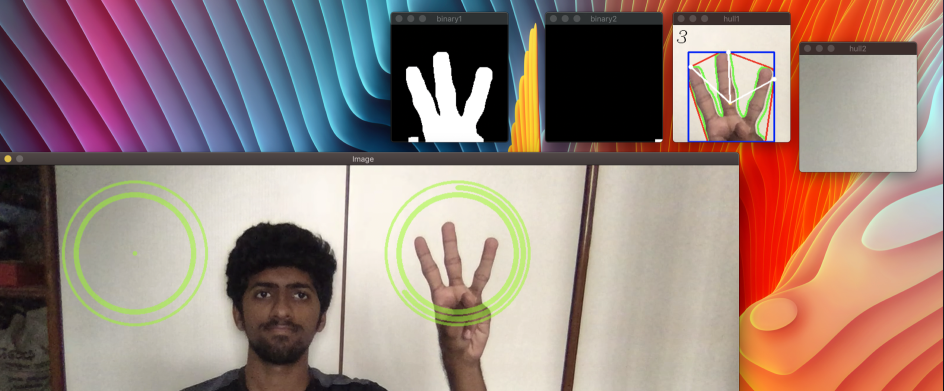
//> input picture Images/Detecting.png, 1888 x 782 px, given in place of the camera (shown at 1/2 size)
$ ./Main   (built with g++ and OpenCV 4)
//> lines starting //> are read from the running program, lines starting //| are printed output that depends on the picture; after the words box and inside, x2 and y2 are one past the last pixel; in counts of white or black regions, pixels touching at a corner belong together
//
//  Final2.cpp
//  opencvtest2
//
//  Created by Surya Dheeshjith on 14/11/18.
//  Copyright © 2018 Surya Dheeshjith. All rights reserved.
//


#include "opencv2/opencv.hpp"
#include "lift_helper.h"
#include <math.h>
#include<stdio.h>

#define SENSIB 20
using namespace std;
using namespace cv;

const Rect a=Rect(701,51,200,200);
const Rect q=Rect(150,51,200,200);

string i2s(int i)
{
    string s="";
    string st;
    while(i>0)
    {
        s+=((i%10)+'0');
        i/=10;
    }
    if (s=="") s="0";
    st=s;
    for(int i=0;i<s.length();i++)  st[s.length()-1-i]=s[i];
    return st;
}
void filterpixels(Mat &bin)//erode reducuction followed by enlargement by dilate.
{

    Mat erode_1 = getStructuringElement( MORPH_RECT,Size(3,3));
    Mat dilate_1 = getStructuringElement( MORPH_RECT,Size(4,4));
    for (int i=0;i<4;++i) erode(bin,bin,erode_1);
    for (int i=0;i<4;++i) dilate(bin,bin,dilate_1);
}
float distance(Point a, Point b)
{
    return sqrt(((a.x-b.x)*(a.x-b.x))+((a.y-b.y)*(a.y-b.y)));
}
void binary(Mat& im,Mat bg)//binary
{
    //the background remains
    cvtColor(im,im,COLOR_BGR2GRAY);
    absdiff(im,bg,im); //saves the result of the remains
    threshold(im,im,SENSIB,255,THRESH_BINARY); //intensify
}
void colourfill(Point c,Mat& image,float t1)// Circles
{
    Scalar colour1=Scalar(0,255,127);
    float v=180*t1;// 90 degrees per second
    //  image, center, radius, color, thickness, type of line
    circle(image,c,100,colour1,8,8);//interior
    circle(image,c,122,colour1,4,4);//exterior
    // image, center, size (axis to, axis b), angle of inclination, initial angle, final angle, color,
    ellipse(image,c,Size(112,112),270,0,v,colour1, 8); //Loading
}
int applyContours(Mat bin1, Mat &ma)//apply Contours
{
    Mat temp;
    int j=0,amax=0,x,y;
    bin1.copyTo(temp);
    //To find contours
    vector< vector<Point> > contours;
    vector<Vec4i> nested;//Vector of 4 dimensions of int type
    //find contours in the filtered image with findContours of opencv
    findContours(temp,contours,nested,CV_RETR_CCOMP,CV_CHAIN_APPROX_SIMPLE );

    double refArea = 0;
    bool found = false;
    if (nested.size() > 0) {
        int numObj = nested.size();
        if(numObj<40){
            for (int index = 0; index >= 0; index = nested[index][0])
            {
                Moments moment = moments((Mat)contours[index]);
                double area = moment.m00;

                //If the area is large enough
                if(area>400 && area>refArea  )
                {
                    x = moment.m10/area;//Centroid
                    y = moment.m01/area;//Centroid
                    found = true;
                    refArea = area;
                    if (amax<area) j=index;
                }
                else found = false;
            }
            //found?

            if(found)
            {
                //draw the green outline in green
                drawContours( ma, contours, j, Scalar(0,250,0), 2, 8, nested, 0, Point() );
                //Find the polygon that holds all the points
                vector<vector<Point> > hulls(1);
                convexHull(Mat(contours[j]),hulls[0],false);
                //draw polygon
                drawContours(ma,hulls,-1,Scalar(0,0,255),2);
                //Search for the minimum area rectangle that includes the hand
                RotatedRect rect=minAreaRect(Mat(contours[j]));
                Point2f rect_points[4]; rect.points( rect_points );
                //draws it
                for( int k = 0; k < 4; k++ )
                    line( ma, rect_points[k], rect_points[(k+1)%4], Scalar(255,0,0), 2, 8 );
                circle(ma,Point(x,y),3,Scalar(0,215,255),-3);

                //To find the fingers, I would:

                vector<Point> punts;
                for(int k=0; k<hulls[0].size();++k)//Fix your fingers
                {
                    if(y+10>hulls[0][k].y and distance(hulls[0][k],Point(x,y))>65 and distance(hulls[0][k],hulls[0][(k+1)%hulls[0].size()])>30)
                    {
                        punts.push_back(hulls[0][k]);
                    }
                }
                for(int k=0; k<punts.size();++k)
                {
                    circle( ma, punts[k], 4, Scalar(255,255,255), -4 );
                    line( ma,punts[k], Point(x,y), Scalar(255,255,255), 2, 8 );
                }
                return punts.size();
            }
        }
    }
    return -1;
}
int main()
{

    queue_k dq, uq,tempq;
    dq.front = -1;
    dq.rear = -1;
    uq.front= -1;
    uq.rear = -1;
    tempq.front = -1;
    tempq.rear = -1;
    uq.flag = 0;
    dq.flag = 0;
    tempq.flag=-1;
    tempq.empty=1;
    dq.empty=1;
    uq.empty=1;

    int f1=0,f2=0,lfno;

    char ch='a',ch2='a';

    Point c=Point(800,150);
    Point b=Point(250,150);
    float t1=0;
    float t2=0;
    int n1,n2,time1=0,time2=0;
    int fingers1=-1,fingers2=-1;
    string s;
    VideoCapture cam;
    Mat img,hull_square1,hand_square1,bkg1,bin1,hull_square2,hand_square2,bkg2,bin2;
    cam.open(0);
    cam>>bkg1;
//> bkg1 is the input picture: 782 rows x 1888 cols, CV_8UC3; mean B, G, R 123.6, 130.8, 153.1
    cam>>bkg2;
    flip(bkg1,bkg1, 1);
    flip(bkg2,bkg2, 1);
    bkg1=bkg1(a);
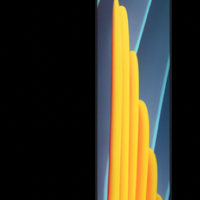
//> bkg1: 200 rows x 200 cols, CV_8UC3; mean B, G, R 35.6, 51.6, 55.3
    bkg2=bkg2(q);
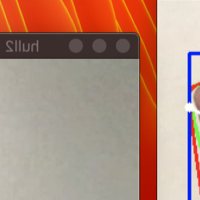
//> bkg2: 200 rows x 200 cols, CV_8UC3; mean B, G, R 126, 141.1, 175.4
    cvtColor(bkg1,bkg1,COLOR_BGR2GRAY);
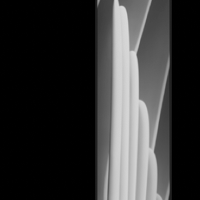
//> bkg1: 200 rows x 200 cols, CV_8UC1; min 0, max 218, mean 50.9
    cvtColor(bkg2,bkg2,COLOR_BGR2GRAY);
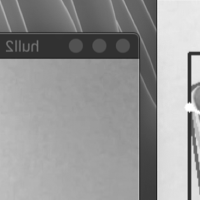
//> bkg2: 200 rows x 200 cols, CV_8UC1; min 36, max 255, mean 149.6

    while(1)
    {
        cam>>img;
        flip(img,img, 1);   //It mirrors the first and saves it in the second
        img.copyTo(hull_square1);
        img.copyTo(hand_square1);
        hand_square1= hand_square1(a);
        hand_square1.copyTo(bin1);//Copy a fraction of the image
        binary(bin1,bkg1);
//> in binary, `absdiff(im,bg,im);`: im: 200 rows x 200 cols, CV_8UC1; every value is 0
        filterpixels(bin1);
        n1=applyContours(bin1,hand_square1);//He makes the drawing and returns his fingers
//> in applyContours, `findContours(temp,contours,nested,CV_RETR_CCOMP,CV_CHAIN_APPROX_SIMPLE..`: contours = 0 contours; nested = empty
//> n1 = -1
        if(n1<0)
        {
            t1=0;
        }
        colourfill(c,hull_square1,t1);
//> in colourfill, `ellipse(image,c,Size(112,112),270,0,v,colour1, 8);`: image: 782 rows x 1888 cols, CV_8UC3; mean B, G, R 123.3, 132.1, 153.7

        addWeighted(hull_square1,0.5, img, 1 - 0.5, 0, img);
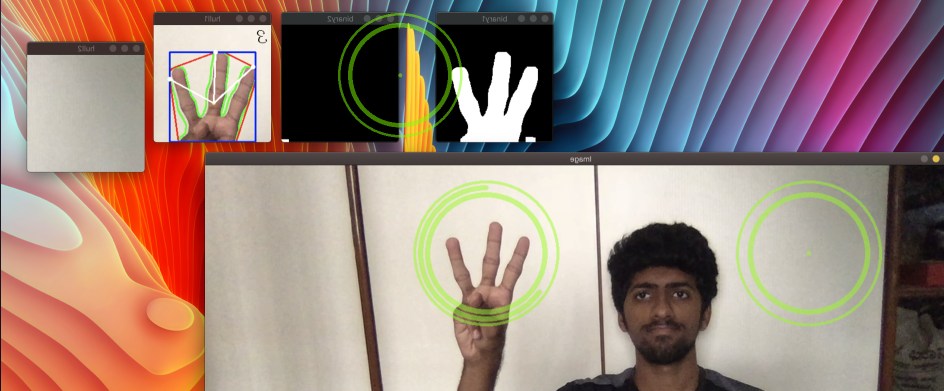
//> img: 782 rows x 1888 cols, CV_8UC3 (shown at 1/2 size); mean B, G, R 123.4, 131.4, 153.4
        if (n1>-1 and t1>0)
        {
            putText(hand_square1,i2s(n1),Point(5,30),7,1,Scalar(0,0,0),0,8,false);
        }
        else
        {
            t1=0;
        }

        if(t1>2 )
        {
            fingers1=n1;
          //  printf("%d",fingers1);
            t1=0;
            time1=25;

        }
        if (time1==0)t1+=0.1;
        if (time1>30)
        {
            time1=0;

        }
        else if (time1>0)  ++time1;


        img.copyTo(hull_square2);
        img.copyTo(hand_square2);
        hand_square2= hand_square2(q);
        hand_square2.copyTo(bin2);//Copy a fraction of the image
        binary(bin2,bkg2);
        filterpixels(bin2);///Filter Pixels
        n2=applyContours(bin2,hand_square2);//drawing and returns fingers
//> n2 = -1
        if(n2<0)
        {
            t2=0;
        }
        colourfill(b,hull_square2,t2);
//> call 2 of colourfill, with c = Point(250, 150), t1 = 0
//> in colourfill (call 2), `circle(image,c,122,colour1,4,4);`:
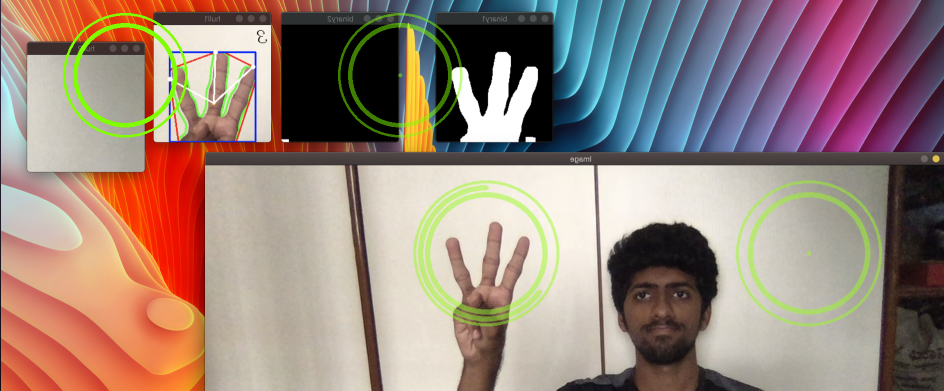
//> image: 782 rows x 1888 cols, CV_8UC3 (shown at 1/2 size); mean B, G, R 122.7, 132.1, 153
//> in colourfill (call 2), `ellipse(image,c,Size(112,112),270,0,v,colour1, 8);`: image: 782 rows x 1888 cols, CV_8UC3; 49 pixels changed, all inside (x1, y1, x2, y2) = (246, 146, 255, 155)

        addWeighted(hull_square2,0.5, img, 1 - 0.5, 0, img);
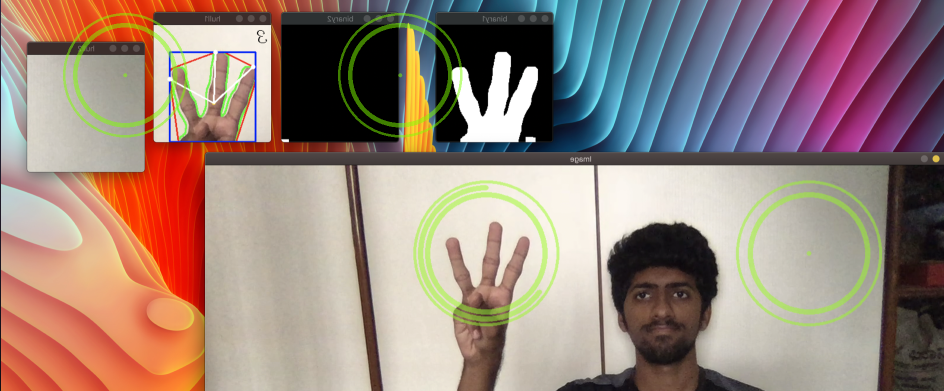
//> img: 782 rows x 1888 cols, CV_8UC3 (shown at 1/2 size); 0.64% of pixels changed, all inside (x1, y1, x2, y2) = (126, 26, 375, 275)
        if (n2>-1 and t2>0)
        {
            putText(hand_square2,i2s(n2),Point(5,30),7,1,Scalar(0,0,0),0,8,false);

        }
        else
        {
            t2=0;
        }


        if(t2>2 )
        {

            fingers2=n2;
          //  printf("%d\n",fingers2);
            t2=0;
            time2=25;

        }
        if (time2==0)t2+=0.1;
        if (time2>30)
        {
            time2=0;

        }
        else if (time2>0)  ++time2;


        if(fingers1!=-1&&fingers2==-1)
        {
            putText(img,i2s(fingers1),Point(50,50),7,2,Scalar(0,255,0),3,8,false);
            f1=1;
            lfno=fingers1;


        }

        else if(fingers1!=-1&&fingers2!=-1)
        {

            if(fingers2==0)
            {
                putText(img,i2s(fingers1+5),Point(50,50),7,2,Scalar(0,255,0),3,8,false);
                f1=1;
                lfno=fingers1+5;


                //Function to lift
            }

            else{

                putText(img,i2s(fingers1+fingers2+9),Point(50,50),7,2,Scalar(0,255,0),3,8,false);
                f1=1;
                lfno=fingers1+fingers2+9;


                //Function to lift

            }
        }

        if(f1==1)
        {
            f2+=1;
        }

        if(f2>50)
        {
            printf("Destination Floor --- %d",lfno);
            lift_me(&dq,&uq,&tempq,lfno);
            fingers1=-1;
            fingers2=-1;
            f1=0;
            f2=0;
        }
        imshow("binary1",bin1);
        moveWindow("binary1",700,40);
        imshow("hull1",hand_square1);
        moveWindow("hull1",1000,40);
        imshow("Image",img);
        moveWindow("Image",40,40);
        imshow("binary2",bin2);
        moveWindow("binary2",700,40);
        imshow("hull2",hand_square2);
        moveWindow("hull2",1000,40);
        switch(waitKey(100))
//> the Esc key is pressed
        {
            case 27://exit //PRESS ESC TO ESCAPE
                return 0;
//> (the program exits here)
